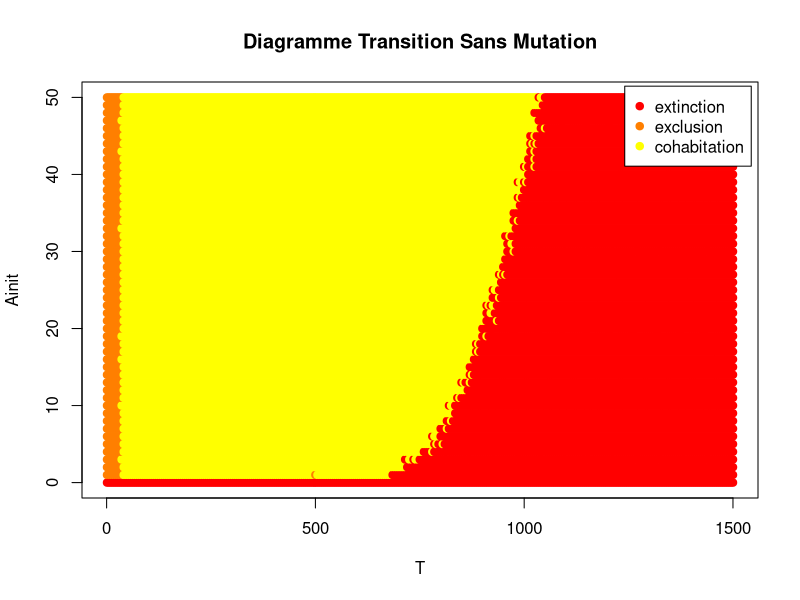
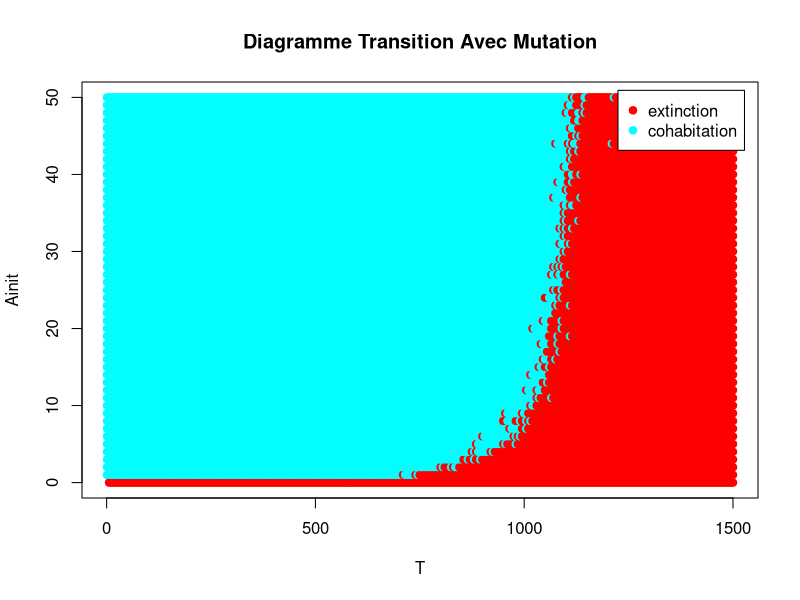

R code for these plots, in order:
rm(list=ls())

d=read.table("VFsMmoy.txt",col.names=c("T","Ainit","Etat"),header=T)

colfunc<-colorRampPalette(c("red","yellow"))
etat <- factor(d$"Etat")
mescouleurs <- colfunc(length(levels(etat)))# Gradient
#mescouleurs <- rainbow(length(levels(etat)))
plot(d$"T", d$"Ainit", pch = 19,col = mescouleurs[etat], main="Diagramme Transition Sans Mutation",xlab="T",ylab="Ainit")
legend("topright", inset = 0.01, pch = 19, legend = c("extinction","exclusion","cohabitation"), col = mescouleurs)

#_ _ _ _ _ _ _

dmut=read.table("VFaMmoy.txt",col.names=c("T","Ainit","Etat"),header=T)

etat <- factor(dmut$"Etat")
mescouleurs <- rainbow(length(levels(etat)))
plot(dmut$"T", dmut$"Ainit", pch = 19, col = mescouleurs[etat], main="Diagramme Transition Avec Mutation",xlab="T",ylab="Ainit")
legend("topright", inset = 0.02, pch = 19, legend = c("extinction","cohabitation"), col = mescouleurs)
